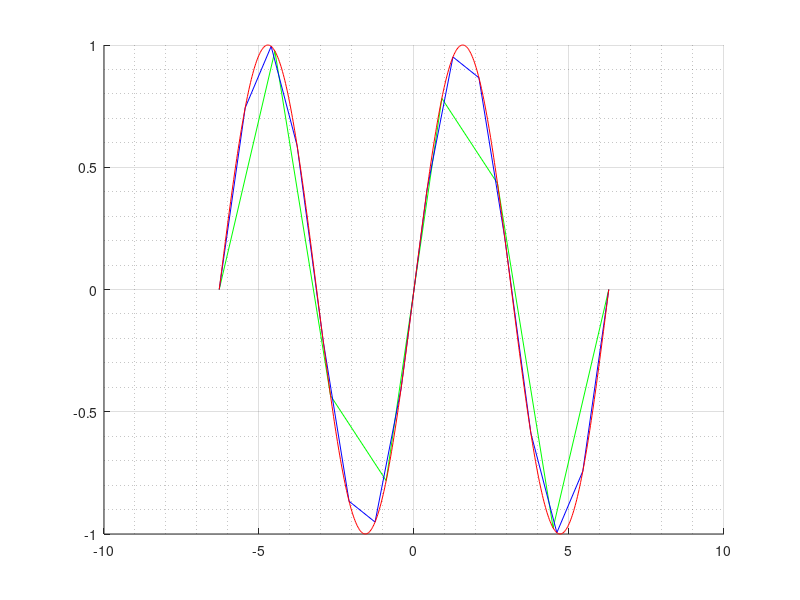
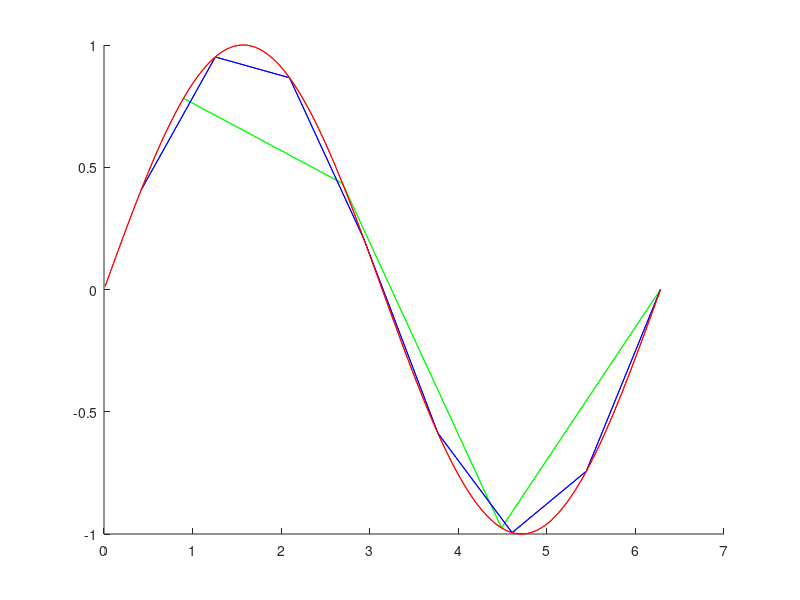

MATLAB code for these plots, in order:
clear all
%%base = linspace(-2*pi, 2*pi, 1);
%%t1 = linspace(-2*pi, 2*pi, 8);
%%t2 = linspace(-2*pi, 2*pi, 16);
%%t3 = linspace(-2*pi, 2*pi, 512);

t = [linspace(-2*pi, 2*pi, 8),linspace(-2*pi, 2*pi, 16),linspace(-2*pi, 2*pi, 512)];
%%Plot figure 1
figure(1)
hold on 
grid on
grid minor
plot(t(1:8), sin((t(1:8))), 'g');
plot(t(9:24), sin((t(9:24))), 'b');
plot(t(25:end), sin((t(25:end))), 'r');
hold off

%%Reset negative values with same positive value
logicalT = logical(t<0);
t(logicalT) = t(logicalT) * -1;

%%Plot figure 2
figure(2)
hold on
plot(t(1:8), sin((t(1:8))), 'g');
plot(t(9:24), sin((t(9:24))), 'b');
plot(t(25:end), sin((t(25:end))), 'r');
hold off
